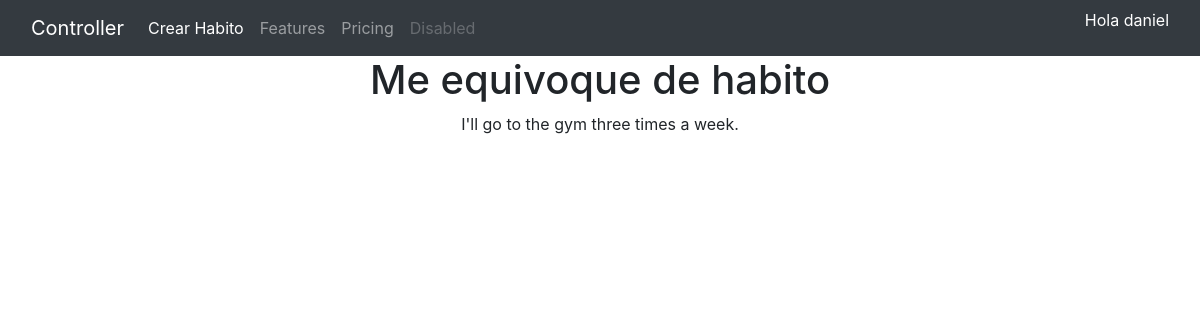
Page /5/ (signed in) on the committed database.
### habit/models.py (models this page shows, shortened)
class Habit(models.Model):
    user = models.ForeignKey(User, on_delete=models.CASCADE)
    name = models.CharField(max_length=100)
    description = models.TextField()
    created = models.DateTimeField(auto_now_add=True)
    updated = models.DateTimeField(auto_now=True)
    class Meta:
        ordering = ['-created']

### habit/views.py (the view)
# urls.py: path('<int:pk>/', CalendarView.as_view(), name="calendar"),
class CalendarView(LoginRequiredMixin, DetailView):
    model = Habit
    context_object_name = 'habit'
    template_name = 'habits/calendar.html'
    def get_context_data(self, *args, **kwargs):
        context =  super().get_context_data(*args, **kwargs)
        context['days'] = Daily.objects.filter(habit=self.get_object())
        return context

### templates/habits/calendar.html (shortened to what this page needs)
{% extends 'base.html' %}
{% block body %}
<div class="text-center center">
    <h1>{{habit.name}}</h1>
    <p class="my-2">{{habit.description}}</p>
</div>
{% endblock body %}

### templates/utils/navbar.html (shortened to what this page needs)
<nav class="navbar navbar-dark navbar-expand-lg bg-dark">
  <div class="container-fluid">
    <a class="navbar-brand" href="{% url 'habits:home' %}">Controller</a>
    <div class="collapse navbar-collapse" id="navbarNav">
      <ul class="navbar-nav">
        <li class="nav-item">
          <a
            class="nav-link active"
            aria-current="page"
            href="{% url 'habits:create' %}"
            >Crear Habito</a
          >
        </li>
        <li class="nav-item">
          <a class="nav-link" href="#">Features</a>
        </li>
        <li class="nav-item">
          <a class="nav-link" href="#">Pricing</a>
        </li>
        <li class="nav-item">
          <a class="nav-link disabled">Disabled</a>
        </li>
      </ul>
    </div>
    {% if user.is_authenticated %}
    <div class="">
      <p class="text-white">Hola {{user.username}}</p>
    </div>
    {% else %}
    <a class="btn btn-danger" href="{% url 'accounts:login' %}">Entra</a>
    {% endif %}
  </div>
</nav>

### rows in the picture
Habit: name "Me equivoque de habito", description "I'll go to the gym three times a week."

### other values in the picture
{{ user.username }} "daniel"
